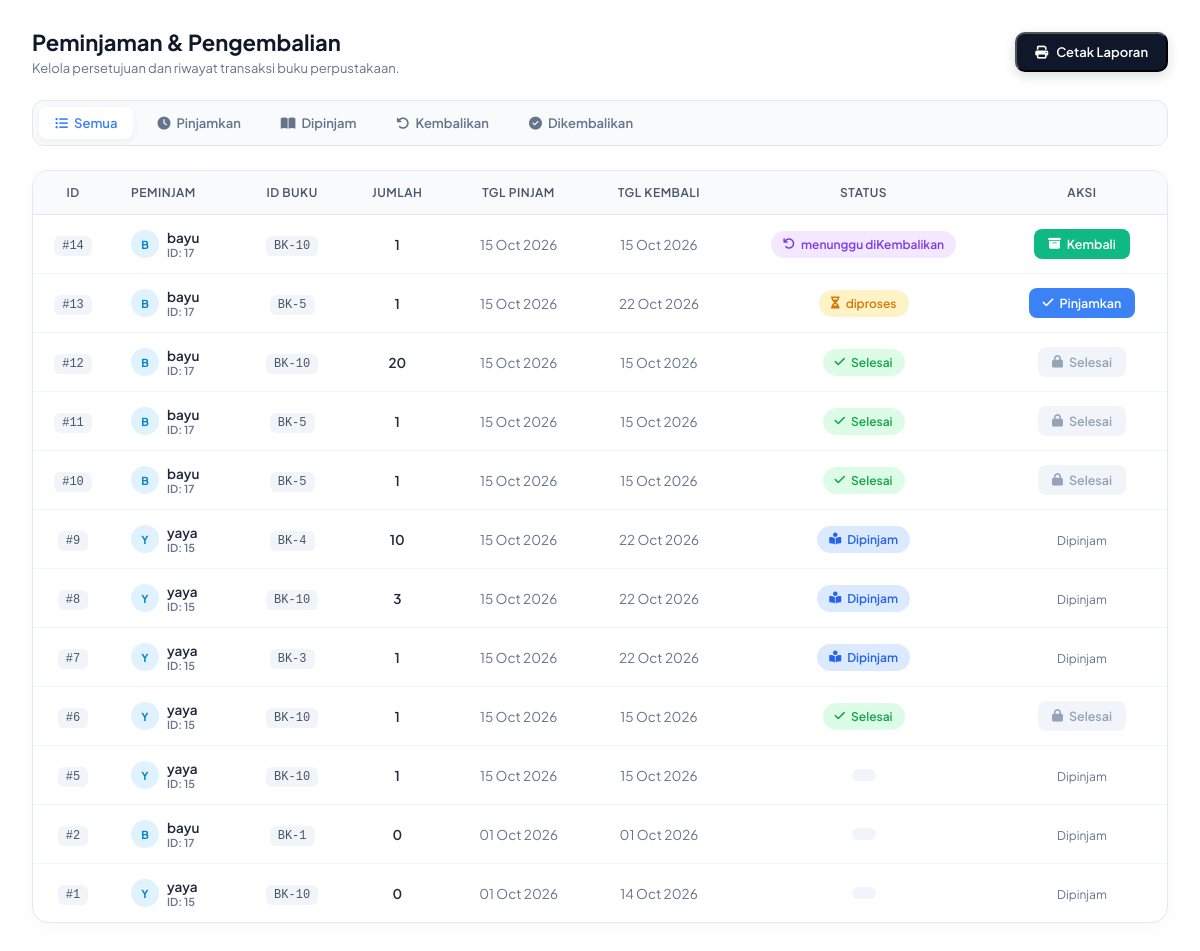
The page /view/view_admin/transaksi.php (signed in) on the database as committed earlier.
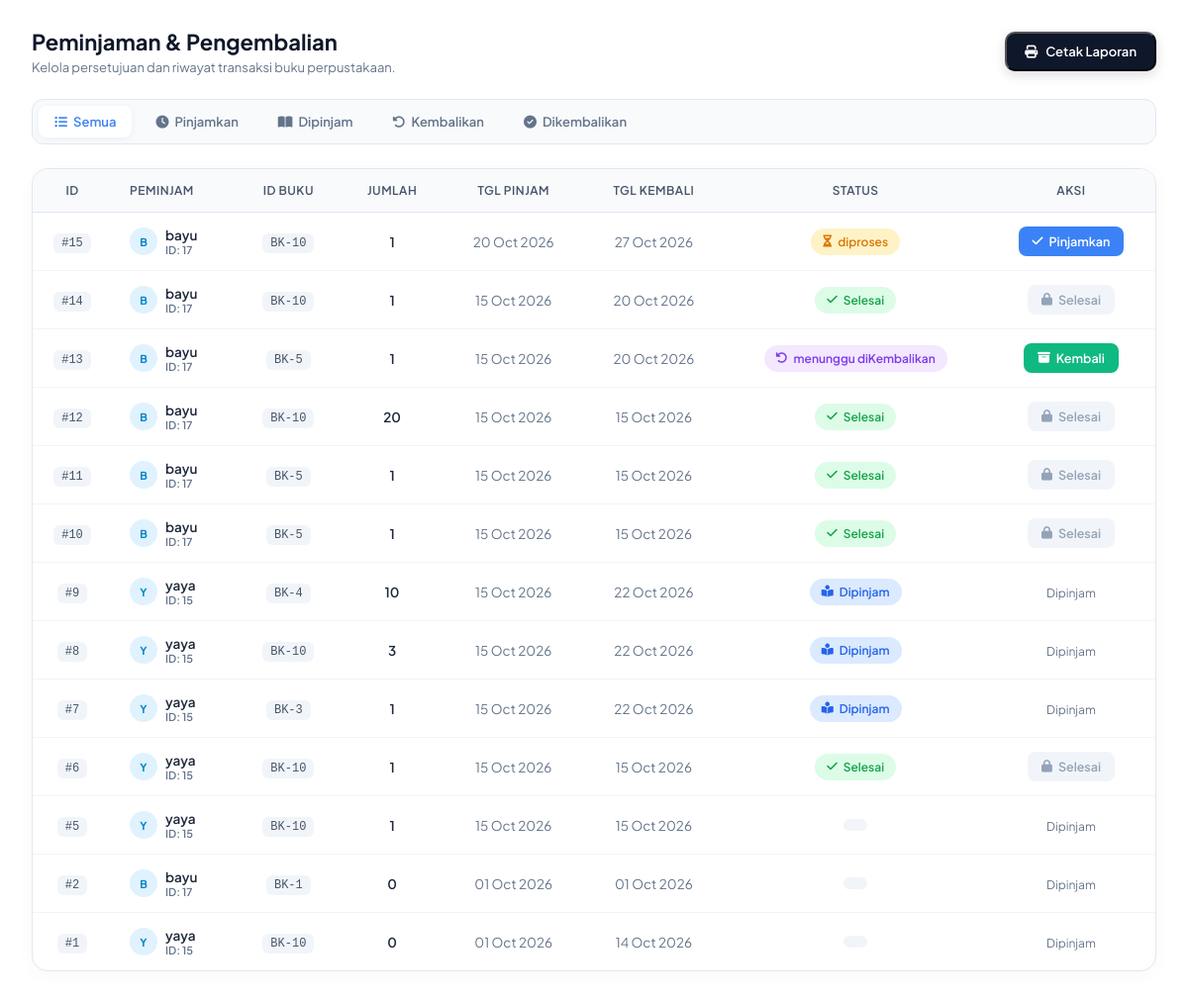
The same page on the database as committed later.
### tables this page shows
CREATE TABLE `transaksi` (
  `id_transaksi` int(11) NOT NULL,
  `id_anggota` int(11) NOT NULL,
  `id_buku` int(11) NOT NULL,
  `tanggal_pinjam` date NOT NULL,
  `tanggal_kembali` date DEFAULT NULL,
  `status` enum('menunggu_persetujuan_pinjam','dipinjam','menunggu_persetujuan_kembali','dikembalikan') NOT NULL DEFAULT 'menunggu_persetujuan_pinjam',
  `jumlah` int(2) NOT NULL
);

CREATE TABLE `anggota` (
  `id_anggota` int(11) NOT NULL,
  `username` varchar(50) NOT NULL,
  `password` varchar(255) NOT NULL,
  `email` varchar(50) NOT NULL,
  `nisn` int(9) NOT NULL,
  `kelas` varchar(10) NOT NULL,
  `role` enum('admin','user') NOT NULL
);

### view/view_admin/transaksi.php (the view, shortened to what the changed rows need)
<?php
$db = new Koneksi();
$koneksi = $db->koneksi;
$filter_status = isset($_GET['status']) ? $_GET['status'] : '';
if ($filter_status == 'menunggu_pinjam') {
    $sql = "SELECT transaksi.*, anggota.username FROM transaksi
            JOIN anggota ON transaksi.id_anggota = anggota.id_anggota
            WHERE transaksi.status = 'menunggu_persetujuan_pinjam' ORDER BY transaksi.id_transaksi DESC";
} elseif ($filter_status == 'dipinjam') {
    $sql = "SELECT transaksi.*, anggota.username FROM transaksi
            JOIN anggota ON transaksi.id_anggota = anggota.id_anggota
            WHERE transaksi.status = 'dipinjam' ORDER BY transaksi.id_transaksi DESC";
} elseif ($filter_status == 'menunggu_kembali') {
    $sql = "SELECT transaksi.*, anggota.username FROM transaksi
            JOIN anggota ON transaksi.id_anggota = anggota.id_anggota
            WHERE transaksi.status = 'menunggu_persetujuan_kembali' ORDER BY transaksi.id_transaksi DESC";
} elseif ($filter_status == 'dikembalikan') {
    $sql = "SELECT transaksi.*, anggota.username FROM transaksi
            JOIN anggota ON transaksi.id_anggota = anggota.id_anggota
            WHERE transaksi.status = 'dikembalikan' ORDER BY transaksi.id_transaksi DESC";
} else {
    $sql = "SELECT transaksi.*, anggota.username FROM transaksi
            JOIN anggota ON transaksi.id_anggota = anggota.id_anggota
            ORDER BY transaksi.id_transaksi DESC";
}
$result = $koneksi->query($sql);
?>
<!DOCTYPE html>
<html lang="id">
<head>
    <link rel="stylesheet" href="https://cdnjs.cloudflare.com/ajax/libs/font-awesome/6.4.0/css/all.min.css">
</head>
<body>
    <div class="page-header">
        <div class="page-title">
            <h2>Peminjaman & Pengembalian</h2>
        </div>
    </div>
    <div class="card-table">
        <div class="table-responsive">
            <table>
                <thead>
                    <tr>
                        <th style="width: 80px; text-align: center;">ID</th>
                        <th>Peminjam</th>
                        <th style="text-align: center;">ID Buku</th>
                        <th style="text-align: center;">Jumlah</th>
                        <th style="text-align: center;">Tgl Pinjam</th>
                        <th style="text-align: center;">Tgl Kembali</th>
                        <th style="text-align: center;">Status</th>
                        <th style="text-align: center; width: 170px;">Aksi</th>
                    </tr>
                </thead>
                <tbody>
                    <?php
                    if ($result && $result->num_rows > 0) {
                        while ($row = $result->fetch_assoc()) {
                            $initial = strtoupper(substr($row['username'], 0, 1));
                    ?>
                        <tr>
                            <td style="text-align: center;">
                                <span class="code-badge">#<?= htmlspecialchars($row['id_transaksi']); ?></span>
                            </td>
                            <td>
                                <div class="user-chip">
                                    <div class="user-avatar-mini"><?= $initial; ?></div>
                                    <div>
                                        <span><?= htmlspecialchars($row['username']); ?></span>
                                        <div style="font-size: 11px; color: var(--text-muted);">ID: <?= htmlspecialchars($row['id_anggota']); ?></div>
                                    </div>
                                </div>
                            </td>
                            <td style="text-align: center;">
                                <span class="code-badge">BK-<?= htmlspecialchars($row['id_buku']); ?></span>
                            </td>
                            <td style="text-align: center; font-weight: 600;">
                                <?= htmlspecialchars($row['jumlah']); ?>
                            </td>
                            <td style="text-align: center; color: var(--text-muted);">
                                <?= date('d M Y', strtotime($row['tanggal_pinjam'])); ?>
                            </td>
                            <td style="text-align: center; color: var(--text-muted);">
                                <?= (!empty($row['tanggal_kembali']) && $row['tanggal_kembali'] != '0000-00-00') ? date('d M Y', strtotime($row['tanggal_kembali'])) : '<span style="color: #cbd5e1;">-</span>'; ?>
                            </td>
                            <td style="text-align: center;">
                                <?php if ($row['status'] == 'menunggu_persetujuan_pinjam') : ?>
                                    <span class="badge-status badge-acc-pinjam">
                                        <i class="fa-solid fa-hourglass-half"></i> diproses
                                    </span>
                                <?php elseif ($row['status'] == 'dipinjam') : ?>
                                    <span class="badge-status badge-dipinjam">
                                        <i class="fa-solid fa-book-reader"></i> Dipinjam
                                    </span>
                                <?php elseif ($row['status'] == 'menunggu_persetujuan_kembali') : ?>
                                    <span class="badge-status badge-acc-kembali">
                                        <i class="fa-solid fa-arrow-rotate-left"></i> menunggu diKembalikan
                                    </span>
                                <?php elseif ($row['status'] == 'dikembalikan') : ?>
                                    <span class="badge-status badge-dikembalikan">
                                        <i class="fa-solid fa-check"></i> Selesai
                                    </span>
                                <?php else : ?>
                                    <span class="badge-status" style="background: #f1f5f9; color: #475569;">
                                    </span>
                                <?php endif; ?>
                            </td>
                            <td style="text-align: center;">
                                <?php if ($row['status'] == 'menunggu_persetujuan_pinjam') : ?>
                                    <a href="../../controller/proses_acc_pinjam.php?id=<?= $row['id_transaksi']; ?>"
                                       class="btn-action btn-acc-pinjam"
                                       onclick="return confirm('Setujui peminjaman buku ini?')">
                                       <i class="fa-solid fa-check"></i> Pinjamkan
                                    </a>
                                <?php elseif ($row['status'] == 'menunggu_persetujuan_kembali') : ?>
                                    <a href="form_kembali.php?id=<?= $row['id_transaksi']; ?>"
                                       class="btn-action btn-acc-kembali">
                                       <i class="fa-solid fa-box-archive"></i> Kembali
                                    </a>
                                <?php elseif ($row['status'] == 'dikembalikan') : ?>
                                    <button class="btn-action btn-done" disabled>
                                        <i class="fa-solid fa-lock"></i> Selesai
                                    </button>
                                <?php else : ?>
                                    <span style="font-size: 12px; color: var(--text-muted);">Dipinjam</span>
                                <?php endif; ?>
                            </td>
                        </tr>
                    <?php
                        }
                    } ?>
                </tbody>
            </table>
        </div>
    </div>
</body>
</html>

Rows that differ between the two databases and show on the page:
added transaksi: id_transaksi "15", id_anggota.username "B", id_anggota.username "bayu", id_anggota "17", id_buku "10", jumlah "1", tanggal_pinjam "20 Oct 2026", tanggal_kembali "27 Oct 2026", shows "diproses"
changed transaksi id 14: tanggal_kembali "15 Oct 2026" → "20 Oct 2026"; status "menunggu diKembalikan Kembali" → "Selesai Selesai"
changed transaksi id 13: tanggal_kembali "22 Oct 2026" → "20 Oct 2026"; status "diproses Pinjamkan" → "menunggu diKembalikan Kembali"
